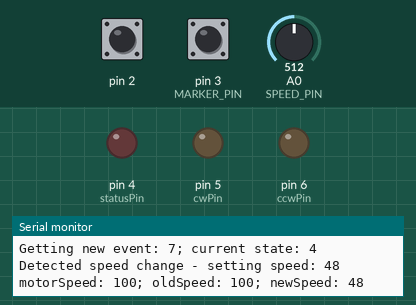
Recording of a program running on a simulated Arduino Uno, built with avr-gcc and run on an emulated ATmega328P. Shown: output pins drawn as LEDs (lit = HIGH), the last lines printed to the serial monitor. The inputs (shaded band) are chosen by the test bench; at power-on: pin 2 HIGH, A0 (SPEED_PIN) = 512, pin 3 (MARKER_PIN) HIGH.

Above: at 1.2 s.
1.3 s: pin 2 pulled LOW for 0.15 s
At 2.3 s:
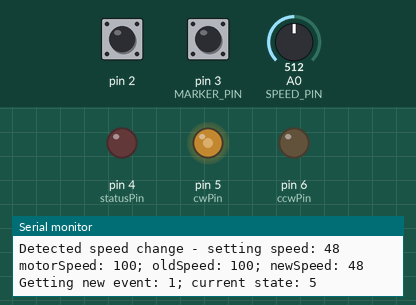
4.4 s: A0 (SPEED_PIN) set to 716
At 5.3 s:
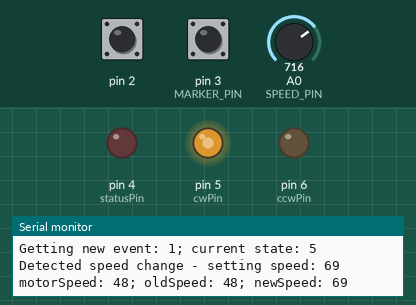
7.4 s: A0 (SPEED_PIN) set to 900
At 8.2 s:
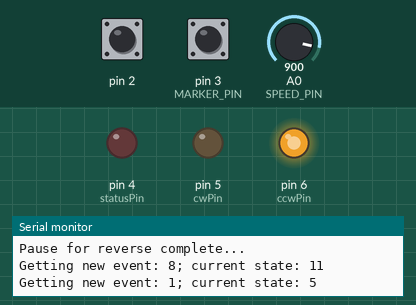
10.4 s: A0 (SPEED_PIN) set to 511
At 11.1 s:
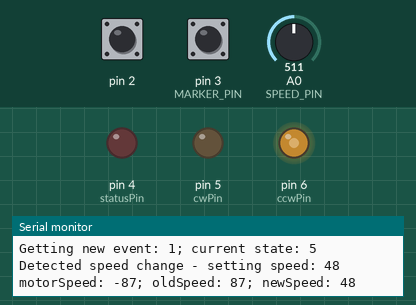
13.4 s: A0 (SPEED_PIN) set to 122
At 14.4 s:
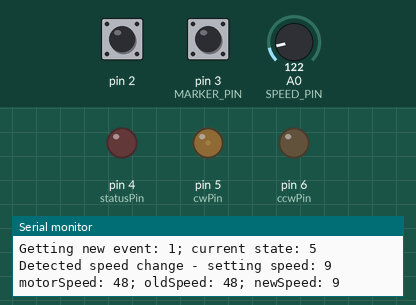
Timing chart, 0 to 20.1 s (numbered marks = the images above; inputs shaded):
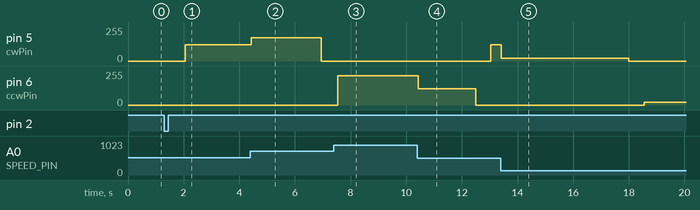

Measured:
- after the input at 1.3 s, pin 5 (cwPin): 0/255 → 122/255 after 0.76 s
- after the input at 4.4 s, pin 5 (cwPin): 122/255 → 175/255 at once, → 0/255 2.5 s later
- after the input at 7.4 s, pin 6 (ccwPin): 0/255 → 221/255 after 0.14 s
- after the input at 10.4 s, pin 5 (cwPin): 0/255 → 122/255 after 2.6 s; pin 6 (ccwPin): 221/255 → 122/255 at once, → 0/255 2.1 s later
- after the input at 13.4 s, pin 5 (cwPin): 122/255 → 22/255 at once, → 0/255 4.6 s later; pin 6 (ccwPin): 0/255 → 22/255 after 5.2 s

The program:

main.cpp
```cpp
#include <Arduino.h>
#include "UserInterruptModule/userInterrupt.h"
#include "StateMachine/stateMachine.h"
#include "StateDisplay/stateDisplay.h"
#include "Motor/brushedMotor.h"
#include "./UserInterruptModule/userInterface.h"

#define TICK_LED 13

BrushedMotor sovMotor(CW, 100, 5000);
systemState currentState = {POWER_UP, START_UP, STOPPED};

void setup()
{
  setupUserInterface();
  appClockFreq = startInterruptTimer(10, statusPin);
  setupButtonInterrupt();
  setMarkerInterrupt();
  setupDisplay();
  Serial.println("Starting SOV main...");
  currentState = eventHandler(currentState, sovMotor);
}

void loop()
{
  currentState = eventHandler(
      getSystemState(buttonStatus(), currentState), sovMotor);

  displayState(currentState);
  checkUserInput(sovMotor);
}
```

interrupt-timer.cpp
```cpp
// C++ code
//
/* Arduino 101: timer and interrupts
   Timer1 compare match interrupt example
   more infos: http://www.letmakerobots.com/node/28278
   Inspired by RobotFreak

   startInterruptTimer takes the following parameters:
   - hz - int defining the frequency of the interrupt routine
   - outPin - Optional byte specifying the pin for the output signal.
      - Default = 0 - no pin gets the signal

    - Returns int - the actual frequency of the timer
*/
#include "interrupt-timer.h"

// byte boardPin = 13;

byte outputPin = 0;

volatile unsigned long appClock = 0;
volatile byte signal2Hz = LOW;
int appClockFreq = 0;

int startInterruptTimer(int hz, byte outPin)
{
  if (!hz)
    return 0; // Avoid divide by 0

  outputPin = outPin;
  if (outputPin)
    pinMode(outputPin, OUTPUT);

  int realHz = hz % 2 == 0 ? hz : hz + 1;

  const long clockFreq = 16000000;
  const int prescaler = 256;

  // initialize timer1
  noInterrupts(); // disable all interrupts
  TCCR1A = 0;     // Timer Counter Control Register A
  TCCR1B = 0;     // Timer Counter Control Register B
  TCNT1 = 0;      // Timer Counter reset to 0

  // compare match register 16MHz/256/2Hz = 31250
  OCR1A = clockFreq / prescaler / realHz;
  TCCR1B |= (1 << WGM12);  // CTC mode - logical OR with 0001 << 3 = 1000
  TCCR1B |= (1 << CS12);   // 256 prescaler
  TIMSK1 |= (1 << OCIE1A); // enable timer compare interrupt in Timer Mask 1

  interrupts(); // enable all interrupts

  return realHz;
};

void reportTick()
{
  appClock++;
  signal2Hz = (appClock % (appClock >> 1) == 0) ? !signal2Hz : signal2Hz;
}

// timer compare interrupt service routine
ISR(TIMER1_COMPA_vect)
{
  reportTick();
}
```

interrupt-timer.h
```cpp
#ifndef INTERRUPT_TIMER_H
#define INTERRUPT_TIMER_H

#include <Arduino.h>

int startInterruptTimer(int hz, byte outPin = 0);

extern volatile unsigned long appClock;
extern volatile byte signal2Hz;
extern int appClockFreq;

#endif // INTERRUPT_TIMER_H
```

systemTimers.cpp
```cpp
#include "systemTimers.h"

void setupTimers(IntervalManager *intervalManager)
{
    intervalManager->makeInterval({});
}

IntervalManager *IntervalManager::instance = nullptr;

IntervalManager::IntervalManager()
{
    listSize = 0;
}

// Only create a new instance if one doesn't already exist
IntervalManager *IntervalManager::getInstance()
{
    return instance ? instance : new IntervalManager();
}

IntervalManager::~IntervalManager()
{
}

int IntervalManager::makeInterval(TimeInterval newInterval)
{
    // Look for an equal interval that already exists
    for (int i = 0; i < static_cast<int>(sizeof(intervalList) / sizeof(intervalList[0])); ++i)
    {
        if (intervalList[i].interval == newInterval.interval)
            return i;
    }

    // No matches? If we have room for a new one, put it at the end
    if (listSize < 10)
    {
        intervalList[listSize] = newInterval;
        listSize++;
        return listSize - 1;
    }
    return -1;
}

void IntervalManager::updateInterval(int i, TimeInterval t)
{
    intervalList[i] = t;
    Serial.println("Updated interval " + String(i) + " to: " + String(intervalList[i].interval) + "ms");
}

TimeInterval &IntervalManager::getInterval(int idx)
{
    return intervalList[idx];
}

bool IntervalManager::intervalExpired(int intervalIndex)
{
    TimeInterval &interval = getInterval(intervalIndex);

    // Check for disabled timer
    if (!interval.interval)
        return true;

    unsigned long diff = millis() - interval.startTime;

    // Reset timer only if expired and autoReset is true
    if (diff >= interval.interval)
    {
        interval.startTime = interval.autoReset ? millis() : 0;
        return true;
    }
    return false;
}

void IntervalManager::resetInterval(int i)
{
    TimeInterval &interval = getInterval(i);
    interval.startTime = millis();
}

unsigned long IntervalManager::elapsedTime(unsigned long start, unsigned long end)
{
    return end - start;
}

unsigned long IntervalManager::elapsedTime(unsigned long start)
{
    return millis() - start;
}
```

systemTimers.h
```cpp
#pragma once

#include "interrupt-timer.h"

struct TimeInterval
{
    unsigned long interval;
    unsigned long startTime;
    bool autoReset;

    TimeInterval()
        : interval(0), startTime(0), autoReset(true) {}
    TimeInterval(unsigned long i)
        : interval(i), startTime(0), autoReset(true) {}
    TimeInterval(unsigned long i, bool b)
        : interval(i), startTime(0), autoReset(b) {}
    TimeInterval(unsigned long i, unsigned long s, bool b)
        : interval(i), startTime(s), autoReset(b) {}
};

class IntervalManager
{
private:
    IntervalManager();
    static IntervalManager *instance; // Singleton instance

    TimeInterval intervalList[10];
    byte listSize;

public:
    static IntervalManager *getInstance(void);
    ~IntervalManager();
    TimeInterval &getInterval(int);
    int makeInterval(TimeInterval);
    void updateInterval(int, TimeInterval);
    void resetInterval(int);
    bool intervalExpired(int);
    unsigned long elapsedTime(unsigned long, unsigned long);
    unsigned long elapsedTime(unsigned long);
};

extern IntervalManager intervalManager;
```

markerInterrupt.cpp
```cpp
#include "markerInterrupt.h"

volatile unsigned long markerDetectTime = 0;
volatile unsigned long lastDetect = 0;

unsigned long lastDetectTime = 0;

IntervalManager *markerTi = IntervalManager::getInstance();

bool home()
{
    bool result = markerTi->elapsedTime(markerDetectTime) < STALE_DETECT;
    markerDetectTime = 0;
    return result;
}

void markerDetect()
{
    unsigned long timeNow = millis();
    if (timeNow - lastDetect > MARKER_DEBOUNCE)
    {
        lastDetect = markerDetectTime = timeNow;
        Serial.println("Marker detected");
    }
};

void setMarkerInterrupt()
{
    pinMode(MARKER_PIN, INPUT);
    digitalWrite(MARKER_PIN, LOW); // Protect against noise
    attachInterrupt(
        digitalPinToInterrupt(MARKER_PIN),
        markerDetect,
        RISING);
}
```

markerInterrupt.h
```cpp
#pragma once

#include <arduino.h>
#include "./InterruptTimerModule/systemTimers.h"

const byte MARKER_PIN = 3;
const int MARKER_DEBOUNCE = 200; // required for wokwi button (ms)
const int STALE_DETECT = 1000;   // time since detect must be < 1sec

void markerDetect(void);

extern volatile unsigned long markerDetectTime;

bool home(void);

void setMarkerInterrupt(void);
```

brushedMotor.cpp
```cpp
#include "brushedMotor.h"

BrushedMotor::BrushedMotor(
    direction dir,
    int speed,
    unsigned long limit) : Motor(dir, speed, limit)
{
    setPWMPins();
    setTimersAndIntervals();
}

BrushedMotor::~BrushedMotor() {}

void BrushedMotor::setPWMPins()
{
    pinMode(cwPin, OUTPUT);
    pinMode(ccwPin, OUTPUT);
};

void BrushedMotor::setTimersAndIntervals()
{
    travelIntervalTimer = ti->makeInterval(TimeInterval(getTrvlLimit(), false));
    cycleDuration = MIN_CYCLE_DURATION;
    dutyTimer = ti->makeInterval(TimeInterval({0, false}));
}

void BrushedMotor::setControllerDirection()
{
    dirPin = (getMotorDir() == CW) ? cwPin : ccwPin;
    byte lowPin = (dirPin == cwPin) ? ccwPin : cwPin;
    digitalWrite(lowPin, 0);
}

void BrushedMotor::setTravelLimit(unsigned long newLimit)
{
    setTrvlLimit((newLimit >= 0) ? newLimit : 0);
    ti->updateInterval(travelIntervalTimer, TimeInterval(getTrvlLimit()));
}

void BrushedMotor::resetTravelMon()
{
    setTravelLimitFlag(false);
    ti->resetInterval(travelIntervalTimer);
}

void BrushedMotor::start()
{
    resetTravelMon();
    setControllerDirection();
}

void BrushedMotor::run()
{
    setTravelLimitFlag(ti->intervalExpired(travelIntervalTimer));
    int pwm = (255 * getMotorSpeed() * getMotorDir()) / 100;
    analogWrite(dirPin, pwm);
}

// Stop function for duty cycle
void BrushedMotor::dcStop()
{
    Serial.println("Motor dc-stopping...offDutyTime: " + String(offDutyTime));
    onDuty = false;
    ti->updateInterval(dutyTimer, TimeInterval(offDutyTime, millis(), false));
    stop();
}

void BrushedMotor::stop()
{
    analogWrite(dirPin, 0);
}
```

brushedMotor.h
```cpp
#pragma once

#include "motor.h"
#include "brushedMotorConst.h"

class BrushedMotor : public Motor
{
private:
    // Timers
    int travelIntervalTimer; // for travel limit
    int dutyTimer;
    unsigned long onDutyTime;  // Intermitent run time
    unsigned long offDutyTime; // Intermitent stop time
    void setTimersAndIntervals();

    // Arduino Interface
    byte dirPin; // Direction dependent
    void setControllerDirection() override;
    void setPWMPins(); // Set output pins for PWM signals

    // Intermitent run functionality
    bool onDuty = false;
    int cycleDuration;
    int runDutyCycle = 100; // 100 or < 30
    void dcStop();

public:
    BrushedMotor(
        direction motorDir = CW,
        int Speed = 0,
        unsigned long trvlLimit = 0);
    ~BrushedMotor();

    void setTravelLimit(unsigned long);
    void resetTravelMon() override;

    void start() override;
    void run() override;
    void stop() override;
};
```

brushedMotorConst.h
```cpp
#pragma once

// PWM Pin definitions
const int cwPin = 5;  // Arduino:5->L293D:2
const int ccwPin = 6; // Arduino:6->L293D:7

// Minimum intermittent times for brushed motor
const byte MIN_DUTY_TIME = 25;       // ms. Min time for motor to run
const int MIN_CYCLE_DURATION = 2500; // ms. Min time on + off
const int MAX_ON_DUTY = 30;          // Max on-duty percent (int)
```

constants.h
```cpp
// Motor Parent Types and Constants
#pragma once

#include <Arduino.h>

// Motor speed control***************
const byte SPEED_PIN = A0;
const byte DC_PIN = A1;

// Time stopped before reverse starts
const int PAUSE_CONST = 500; // ms.

// Possible Directions - ^3 toggles between the two
enum direction
{
    CW = 1,
    CCW = -1
};
```

motor.cpp
```cpp
#include "motor.h"

Motor::Motor(
    direction dir,
    int speed,
    unsigned long limit) : motorDir(dir),
                           motorSpeed(speed),
                           trvlLimit(limit)
{
    ti = IntervalManager::getInstance();
};

Motor::~Motor(){};

void Motor::setMotorDir(direction newDirection) { motorDir = newDirection; };
direction Motor::getMotorDir(void) { return motorDir; };

void Motor::setMotorSpeed(int newSpeed) { motorSpeed = newSpeed; }
int Motor::getMotorSpeed() { return motorSpeed; }

void Motor::setTrvlLimit(unsigned long newLimit) { trvlLimit = newLimit; };
unsigned long Motor::getTrvlLimit() { return trvlLimit; };

void Motor::start(int speed)
{
    setMotorSpeed(speed);
    setMotorDir(speed < 0 ? CCW : CW);
    start();
}

void Motor::reverse() { start(getMotorSpeed() * -1); }

bool Motor::atTravelLimit() { return travelLimitFlag; }
void Motor::setTravelLimitFlag(bool b) { travelLimitFlag = b; }
```

motor.h
```cpp
// Motor Parent Class Header File
#pragma once

#include "constants.h" //Already includes Arduino.h
#include "./definitions/states.h"
#include "./InterruptTimerModule/systemTimers.h"

class Motor
{
private:
    direction motorDir;
    int motorSpeed;
    unsigned long trvlLimit;

    bool travelLimitFlag = false;

    virtual void setTimersAndIntervals() = 0;
    virtual void setControllerDirection() = 0;

public:
    Motor(
        direction motorDir = CW,
        int motorSpeed = 0,
        unsigned long trvlLimit = 0);
    ~Motor();

    IntervalManager *ti;

    void setMotorDir(direction);
    direction getMotorDir(void);

    void setMotorSpeed(int);
    int getMotorSpeed();

    void setTrvlLimit(unsigned long);
    unsigned long getTrvlLimit(void);

    virtual void start() = 0;
    virtual void run() = 0;
    virtual void stop() = 0;
    virtual void resetTravelMon() = 0;

    void reverse();
    void start(int); // Probably don't have to override

    bool atTravelLimit();
    void setTravelLimitFlag(bool);
};
```

stepperMotor.cpp
```cpp
#include "stepperMotor.h"

StepperMotor::StepperMotor(direction dir, int speed, unsigned long limit)
    : Motor(dir, speed, limit)
{
    setTimersAndIntervals();
    setOutputPins();
}

StepperMotor::~StepperMotor() {}

void StepperMotor::setOutputPins()
{
    pinMode(dirCtlPin, OUTPUT);
    pinMode(stepSignalPin, OUTPUT);
};

void StepperMotor::setTimersAndIntervals()
{
    intervalRange = (MAX_STEP_INTERVAL - MIN_STEP_INTERVAL) + 1;
    stepIntervalTimer = ti->makeInterval(TimeInterval(getStepInterval()));
}

int StepperMotor::getStepInterval()
{
    /*
    - Speed is set as a % (expressed as int) of full motor speed
    - stepper cannot receive pulses faster than 1 ms.  So 1 ms return value would be 100%
    - The largest step interval defines the slowest allowable speed
    - The intervalRange between "largest" and '1' is the granularity of speed choices.
    - stepInterval = ((int)%_Desired_Speed * intervalRange)/100
    - stepInterval = (50 * 1000)/100 = 500 ms for 50% power
    */

    int si = (getMotorSpeed() * intervalRange) / 100;
    return si >= MIN_STEP_INTERVAL ? si : MIN_STEP_INTERVAL;
}

void StepperMotor::setControllerDirection()
{
    getMotorDir() == CW ? digitalWrite(dirCtlPin, 0) : digitalWrite(dirCtlPin, 1);
}

void StepperMotor::setTravelLimit(unsigned long newLimit)
{
    setTrvlLimit(newLimit >= 0 ? newLimit : 0);
}

void StepperMotor::resetTravelMon()
{
    setTravelLimitFlag(false);
    stepsTraveled = 0;
}

void StepperMotor::start()
{
    resetTravelMon();
    setControllerDirection();
    ti->updateInterval(stepIntervalTimer, getStepInterval());
    Serial.println("Writing speed and direction: Current Speed: " + String(getMotorSpeed()));
}

void StepperMotor::run()
{
    setTravelLimitFlag(stepsTraveled == getTrvlLimit());
    if (ti->intervalExpired(stepIntervalTimer))
    {
        digitalWrite(stepSignalPin, !digitalRead(stepSignalPin));
        stepsTraveled++;
    }
}

// Causes motor to stop but does not change programmed speed
void StepperMotor::stop()
{
    Serial.println("Motor stopping...");
}

void StepperMotor::setDutyCycle(int) {}
```

stepperMotor.h
```cpp
#pragma once

#include "motor.h"
#include "stepperMotorConst.h"
// #include "./InterruptTimerModule/systemTimers.h"

class StepperMotor : public Motor
{
private:
    int intervalRange;
    int stepIntervalTimer;

    unsigned int stepsTraveled = 0;

    void setOutputPins();
    void setTimersAndIntervals();
    void setControllerDirection() override;
    int getStepInterval();

public:
    StepperMotor(direction motorDir, int motorSpeed, unsigned long trvlLimit);
    ~StepperMotor();

    void setTravelLimit(unsigned long);
    void resetTravelMon() override;

    void start() override;
    void run() override;
    void stop() override;

    void setDutyCycle(int);
};
```

stepperMotorConst.h
```cpp
#pragma once

// Directional Control Pin
const int dirCtlPin = 5;
const int stepSignalPin = 6;

// Tutorial suggests steppers can respond down to 700 microseconds
const int MIN_STEP_INTERVAL = 1;    // ms.  Fastest allowable speed.
const int MAX_STEP_INTERVAL = 2000; // ms.  Slowest allowable speed.
```

stateDisplay.cpp
```cpp
#include "stateDisplay.h"

void setupDisplay()
{
    pinMode(statusPin, OUTPUT);
}

void displayState(systemState state)
{
    byte signal = state.currentState == LOST ? HIGH : state.currentState == SEEKING_HOME ? signal2Hz
                                                                                         : LOW;
    digitalWrite(statusPin, signal);
}
```

stateDisplay.h
```cpp
#include "./StateMachine/stateMachine.h"
#include "./InterruptTimerModule/interrupt-timer.h"

const int statusPin = 4;

void setupDisplay(void);
void displayState(systemState);
```

sovLoopFunctions.cpp
```cpp
#include "sovLoopFunctions.h"

IntervalManager *ti = IntervalManager::getInstance();

int pauseLimit = ti->makeInterval(TimeInterval(PAUSE_CONST, false));

systemState startUp(Motor &motor, systemState sys)
{
    return {sys.lastEvent, sys.endState, sys.endState};
};

systemState cruise(Motor &motor, systemState sys)
{
    motor.setMotorSpeed(FULL_SPEED);
    motor.start();

    return {.lastEvent = TRANSITION_COMPLETE,
            .currentState = sys.endState,
            .endState = sys.endState};
}

systemState run(Motor &motor, systemState sys)
{
    systemState newState = sys;
    newState.lastEvent = NO_EVENT;

    if (home())
    {
        Serial.println("Marker detected - resetting start time");
        motor.resetTravelMon();
        newState.lastEvent = AT_HOME;
        newState.currentState = sys.endState;
    }

    motor.run();

    if (motor.atTravelLimit())
    {
        Serial.println("Found travel limit.");
        motor.setTravelLimitFlag(false);
        newState.lastEvent = LIMIT_REACHED;
        newState.currentState = sys.endState;
    }

    return newState;
}

systemState stop(Motor &motor, systemState sys)
{
    motor.stop();
    ti->resetInterval(pauseLimit);

    return {
        .lastEvent = TRANSITION_COMPLETE,
        .currentState = sys.endState,
        .endState = sys.endState};
}

systemState pause(Motor &motor, systemState sys)
{
    systemState newState = sys;
    newState.lastEvent = NO_EVENT;

    if (ti->intervalExpired(pauseLimit))
    {
        Serial.println("Pause for reverse complete...");
        newState.lastEvent = LIMIT_REACHED;
        newState.currentState = sys.endState;
    }

    return newState;
}

systemState reverse(Motor &motor, systemState sys)
{
    motor.reverse();

    return {.lastEvent = TRANSITION_COMPLETE,
            .currentState = sys.endState,
            .endState = sys.endState};
};

systemState seek_home(Motor &motor, systemState sys)
{
    motor.setMotorSpeed(FULL_SPEED);
    motor.reverse();

    return {.lastEvent = TRANSITION_COMPLETE,
            .currentState = sys.endState,
            .endState = sys.endState};
};

systemState idle(Motor &motor, systemState sys)
{
    return {.lastEvent = NO_EVENT,
            .currentState = sys.endState,
            .endState = sys.endState};
};
```

Source omitted: sovLoopFunctions.h (646 bytes), stateMachine.cpp (2416 bytes), stateMachine.h (328 bytes), constants.h (264 bytes), userInterface.cpp (1622 bytes), userInterface.h (119 bytes), userInterrupt.cpp (2077 bytes), userInterrupt.h (511 bytes), constants.h (167 bytes), events.h (333 bytes), states.h (272 bytes), systemDefinitions.h (94 bytes) and 3 more
